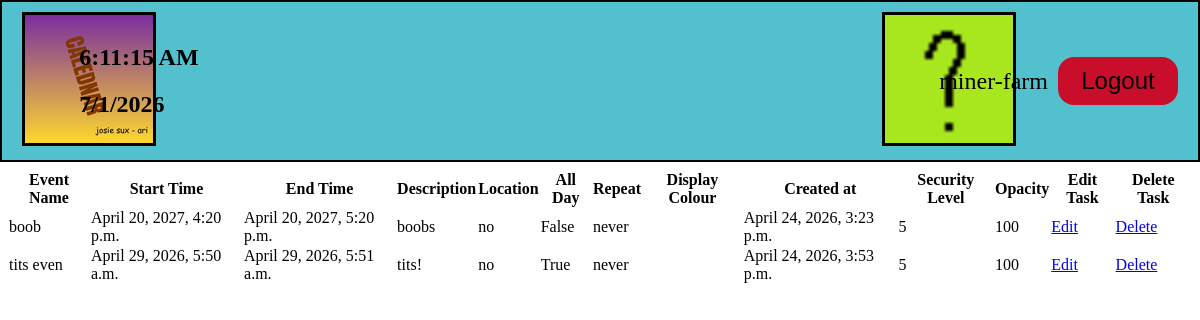
The app's page /SCalendar/event_list/ (signed in), older data.
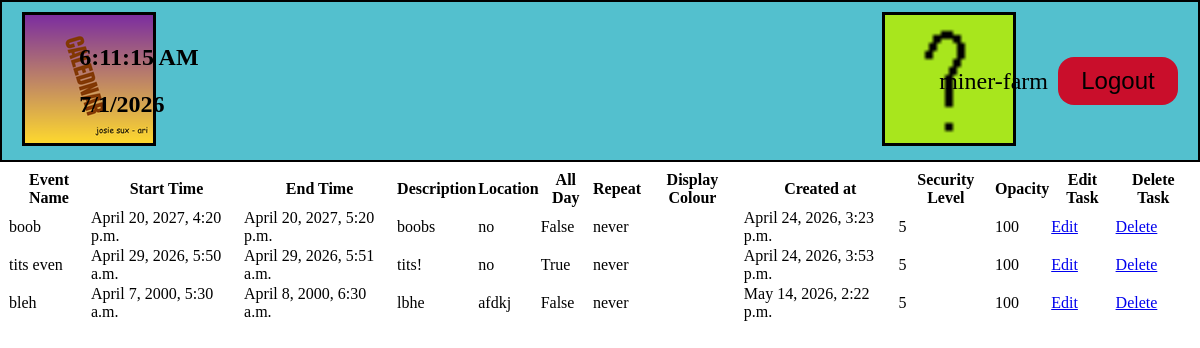
The same page, newer data.
### SCalendar/models.py (models this page shows, shortened)
class Event(models.Model):
    REPEAT_CHOICES = [
        ("never", "Never"),
        ("daily", "Daily"),
        ("weekly", "Weekly"),
        ("fortnightly", "Fortnightly"),
        ("monthly", "Monthly"),
        ("yearly", "Yearly"),
    ]
    profile = models.ForeignKey(Profile, on_delete=models.CASCADE)
    name = models.CharField(max_length=100)
    description = models.TextField()
    start_time = models.DateTimeField()
    end_time = models.DateTimeField()
    duration = int
    all_day = models.BooleanField(default=False)
    location = models.CharField(max_length=200)
    repeat = models.CharField(max_length=20, choices=REPEAT_CHOICES, default="never")
    display_color = models.CharField(max_length=7)
    created_at = models.DateTimeField(auto_now_add=True)
    last_updated_at = models.DateTimeField(auto_now=True)
    security_level = models.IntegerField(default=5) # NEED TO UPDATE TO REMOVE
    opacity = models.IntegerField(default=100)

### SCalendar/views.py (the view)
# urls.py: path('event_list/', views.event_list, name='event_list'),
@login_required(login_url="users:login")
def event_list(request):
    events = Event.objects.all()
    return render(request, "SCalendar/event_list.html", {"events": events})

### SCalendar/templates/SCalendar/event_list.html (shortened to what this page needs)
{% extends 'SCalendar/base.html' %}
{% load static %}
{% block content %}
    <div style="max-height: 300px; overflow-y: auto; margin-bottom: 16px;">
        <table style="border-collapse: collapse; width: 100%">
        <thead>
        <tr>
            <th>Event Name</th>
            <th>Start Time</th>
            <th>End Time</th>
            <th>Description</th>
            <th>Location</th>
            <th>All Day</th>
            <th>Repeat</th>
            <th>Display Colour</th>
            <th>Created at</th>
            <th>Security Level</th>
            <th>Opacity</th>
            <th>Edit Task</th>
            <th>Delete Task</th>
        </tr>
        </thead>
        <tbody>
            {% for event in events %}
                <tr>
                    <td>{{ event.name }}</td>
                    <td>{{ event.start_time }}</td>
                    <td>{{ event.end_time }}</td>
                    <td>{{ event.description }}</td>
                    <td>{{ event.location }}</td>
                    <td>{{ event.all_day }}</td>
                    <td>{{ event.repeat }}</td>
                    <td>{{ event.display_colour }}</td>
                    <td>{{ event.created_at }}</td>
                    <td>{{ event.security_level }}</td>
                    <td>{{ event.opacity }}</td>
                    <td><a href="{% url 'SCalendar:edit_event' event.id %}">Edit</a></td>
                    <td><a href="{% url 'SCalendar:delete_event' event.id %}" onclick="return confirm('Are you sure?')">Delete</a></td>
            {% empty %}
                    <td>No events</td>
            {% endfor %}
        </table>
    </div>
{% endblock %}

Row changes from the older to the newer data that the page shows:
added Event: name "bleh", start_time "April 7, 2000, 5:30 a.m.", end_time "April 8, 2000, 6:30 a.m.", description "lbhe", location "afdkj", all_day "False", repeat "never", created_at "May 14, 2026, 2:22 p.m.", security_level "5", opacity "100"
